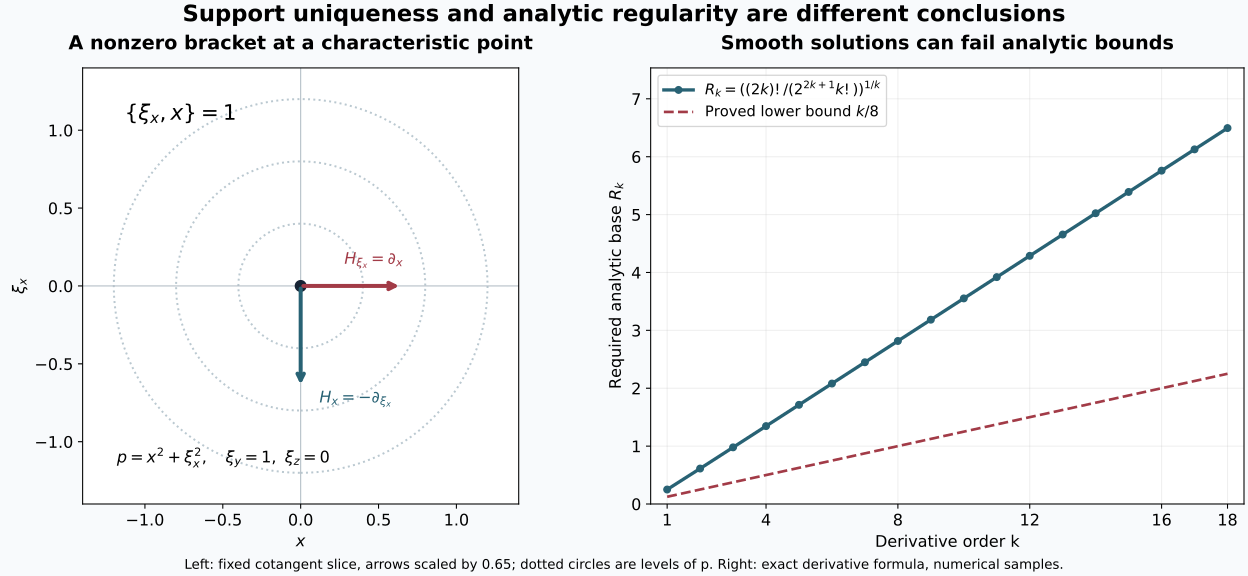

Generate this figure with Python:
"""Exact characteristic slice and derivative data, AN01-U087 Exercise 6. CC0."""
from pathlib import Path
import math
import numpy as np
import matplotlib
matplotlib.use('Agg')
import matplotlib.pyplot as plt
from matplotlib.patches import Circle
plt.rcParams.update({'font.family':'DejaVu Sans','font.size':12,'svg.fonttype':'none'})
fig,axs=plt.subplots(1,2,figsize=(13,6),layout='constrained')
fig.set_facecolor('#f8fafc')
ax=axs[0];ax.set_aspect('equal')
for r in [.4,.8,1.2]:
 ax.add_patch(Circle((0,0),r,fill=False,edgecolor='#bac8d0',ls=':',lw=1.5))
ax.axhline(0,color='#b2bdc5',lw=.8);ax.axvline(0,color='#b2bdc5',lw=.8)
ax.plot(0,0,'o',color='#172334',ms=8)
ax.annotate('',xy=(.65,0),xytext=(0,0),arrowprops={'arrowstyle':'->','color':'#a23b47','lw':3})
ax.annotate('',xy=(0,-.65),xytext=(0,0),arrowprops={'arrowstyle':'->','color':'#286274','lw':3})
ax.text(.28,.14,r'$H_{\xi_x}=\partial_x$',color='#a23b47')
ax.text(.12,-.75,r'$H_x=-\partial_{\xi_x}$',color='#286274')
ax.text(-1.13,1.06,r'$\{\xi_x,x\}=1$',fontsize=16)
ax.text(-1.18,-1.14,r'$p=x^2+\xi_x^2,\quad \xi_y=1,\ \xi_z=0$',fontsize=12)
ax.set(xlim=(-1.4,1.4),ylim=(-1.4,1.4),xlabel=r'$x$',ylabel=r'$\xi_x$')
ax.set_title('A nonzero bracket at a characteristic point',pad=14,fontweight='bold')
ax=axs[1]
k=np.arange(1,19,dtype=int)
values=np.array([math.exp((math.lgamma(2*int(j)+1)-(2*int(j)+1)*math.log(2)-math.lgamma(int(j)+1))/int(j)) for j in k])
ax.plot(k,values,'o-',lw=2.5,ms=5,color='#286274',label=r'$R_k=((2k)!/(2^{2k+1}k!))^{1/k}$')
ax.plot(k,k/8,'--',color='#a23b47',lw=2,label=r'Proved lower bound $k/8$')
ax.set(xlim=(.5,18.5),ylim=(0,max(values)*1.16),xlabel='Derivative order k',ylabel=r'Required analytic base $R_k$')
ax.set_xticks([1,4,8,12,16,18]);ax.grid(alpha=.2)
ax.legend(loc='upper left',fontsize=11)
ax.set_title('Smooth solutions can fail analytic bounds',pad=14,fontweight='bold')
fig.suptitle('Support uniqueness and analytic regularity are different conclusions',fontsize=17,fontweight='bold')
fig.supxlabel('Left: fixed cotangent slice, arrows scaled by 0.65; dotted circles are levels of p. Right: exact derivative formula, numerical samples.',fontsize=10)
out=Path(__file__).with_suffix('')
fig.savefig(out.with_suffix('.png'),dpi=190);fig.savefig(out.with_suffix('.svg'))
svg=out.with_suffix('.svg');svg.write_text('\n'.join(l.rstrip() for l in svg.read_text().splitlines())+'\n')
